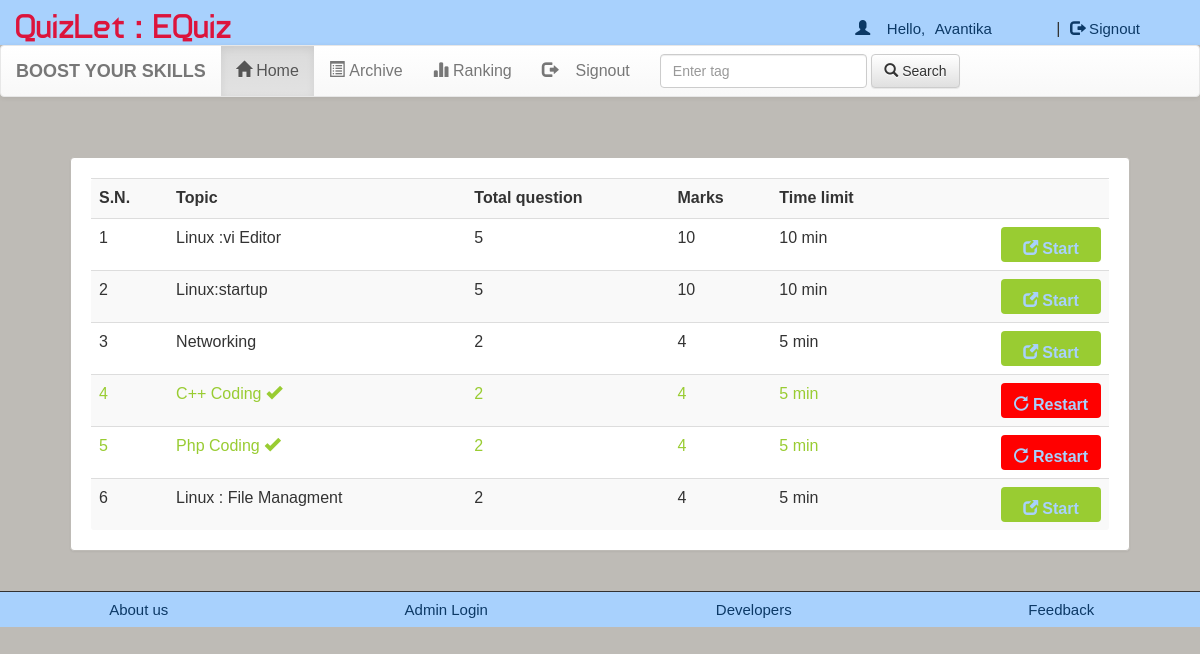
The app's page /account.php?q=1 (signed in) with its own data.
### tables this page shows
CREATE TABLE `quiz` (
  `eid` text NOT NULL,
  `title` varchar(100) NOT NULL,
  `sahi` int(11) NOT NULL,
  `wrong` int(11) NOT NULL,
  `total` int(11) NOT NULL,
  `time` bigint(20) NOT NULL,
  `intro` text NOT NULL,
  `tag` varchar(100) NOT NULL,
  `date` timestamp NOT NULL DEFAULT CURRENT_TIMESTAMP ON UPDATE CURRENT_TIMESTAMP
);

### account.php (the view, shortened to what this page needs)
<!DOCTYPE html
  PUBLIC "-//W3C//DTD XHTML 1.0 Transitional//EN" "http://www.w3.org/TR/xhtml1/DTD/xhtml1-transitional.dtd">
<html xmlns="http://www.w3.org/1999/xhtml">
<head>
  <link rel="stylesheet" href="css/bootstrap.min.css" />
  <link rel="stylesheet" href="css/bootstrap-theme.min.css" />
  <link rel="stylesheet" href="css/main.css">
  <link rel="stylesheet" href="css/font.css">
</head>
<body>
  <div class="header">
    <div class="row">
      <div class="col-lg-6">
        <span class="logo">QuizLet : EQuiz</span>
      </div>
      <div class="col-md-4 col-md-offset-2">
        <?php
        include_once 'dbConnection.php';
        if (!(isset($_SESSION['email']))) {
          header("location:index.php");
        } else {
          $name = $_SESSION['name'];
          $email = $_SESSION['email'];
          echo '<span class="pull-right top title1" ><span class="log1"><span class="glyphicon glyphicon-user" aria-hidden="true"></span>&nbsp;&nbsp;&nbsp;&nbsp;Hello,</span> <a href="account.php?q=1" class="log log1">' . $name . '</a>&nbsp;|&nbsp;<a href="logout.php?q=account.php" class="log"><span class="glyphicon glyphicon-log-out" aria-hidden="true"></span>&nbsp;Signout</button></a></span>';
        } ?>
      </div>
    </div>
  </div>
  <div class="bg">
    <nav class="navbar navbar-default title1">
      <div class="container-fluid">
        <div class="navbar-header">
          <a class="navbar-brand" href="#"><b>BOOST YOUR SKILLS</b></a>
        </div>
        <div class="collapse navbar-collapse" id="bs-example-navbar-collapse-1">
          <ul class="nav navbar-nav">
            <li <?php if (@$_GET['q'] == 1)
              echo 'class="active"'; ?>><a href="account.php?q=1"><span
                  class="glyphicon glyphicon-home" aria-hidden="true"></span>&nbsp;Home</a></li>
            <li <?php if (@$_GET['q'] == 2)
              echo 'class="active"'; ?>><a href="account.php?q=2"><span
                  class="glyphicon glyphicon-list-alt" aria-hidden="true"></span>&nbsp;Archive</a></li>
            <li <?php if (@$_GET['q'] == 3)
              echo 'class="active"'; ?>><a href="account.php?q=3"><span
                  class="glyphicon glyphicon-stats" aria-hidden="true"></span>&nbsp;Ranking</a></li>
            <li class="pull-right"> <a href="logout.php?q=account.php"><span class="glyphicon glyphicon-log-out"
                  aria-hidden="true"></span>&nbsp;&nbsp;&nbsp;&nbsp;Signout</a></li>
          </ul>
          <form class="navbar-form navbar-left" role="search">
            <div class="form-group">
              <input type="text" class="form-control" placeholder="Enter tag ">
            </div>
            <button type="submit" class="btn btn-default"><span class="glyphicon glyphicon-search"
                aria-hidden="true"></span>&nbsp;Search</button>
          </form>
        </div>
      </div>
    </nav>
    <div class="container">
      <div class="row">
        <div class="col-md-12">
          <?php if (@$_GET['q'] == 1) {
            $result = mysqli_query($con, "SELECT * FROM quiz ORDER BY date DESC") or die('Error');
            echo '<div class="panel"><div class="table-responsive"><table class="table table-striped title1">
<tr><td><b>S.N.</b></td><td><b>Topic</b></td><td><b>Total question</b></td><td><b>Marks</b></td><td><b>Time limit</b></td><td></td></tr>';
            $c = 1;
            while ($row = mysqli_fetch_array($result)) {
              $title = $row['title'];
              $total = $row['total'];
              $sahi = $row['sahi'];
              $time = $row['time'];
              $eid = $row['eid'];
              $q12 = mysqli_query($con, "SELECT score FROM history WHERE eid='$eid' AND email='$email'") or die('Error98');
              $rowcount = mysqli_num_rows($q12);
              if ($rowcount == 0) {
                echo '<tr><td>' . $c++ . '</td><td>' . $title . '</td><td>' . $total . '</td><td>' . $sahi * $total . '</td><td>' . $time . '&nbsp;min</td>
	<td><b><a href="account.php?q=quiz&step=2&eid=' . $eid . '&n=1&t=' . $total . '" class="pull-right btn sub1" style="margin:0px;background:#99cc32"><span class="glyphicon glyphicon-new-window" aria-hidden="true"></span>&nbsp;<span class="title1"><b>Start</b></span></a></b></td></tr>';
              } else {
                echo '<tr style="color:#99cc32"><td>' . $c++ . '</td><td>' . $title . '&nbsp;<span title="This quiz is already solve by you" class="glyphicon glyphicon-ok" aria-hidden="true"></span></td><td>' . $total . '</td><td>' . $sahi * $total . '</td><td>' . $time . '&nbsp;min</td>
	<td><b><a href="update.php?q=quizre&step=25&eid=' . $eid . '&n=1&t=' . $total . '" class="pull-right btn sub1" style="margin:0px;background:red"><span class="glyphicon glyphicon-repeat" aria-hidden="true"></span>&nbsp;<span class="title1"><b>Restart</b></span></a></b></td></tr>';
              }
            }
            echo '</table></div></div>';
          } ?>
        </div>
      </div>
    </div>
  </div>
  <div class="row footer">
    <div class="col-md-3 box">
      <a href="./about.php" target="_blank">About us</a>
    </div>
    <div class="col-md-3 box">
      <a href="#" data-toggle="modal" data-target="#login">Admin Login</a>
    </div>
    <div class="col-md-3 box">
      <a href="#" data-toggle="modal" data-target="#developers">Developers</a>
    </div>
    <div class="col-md-3 box">
      <a href="feedback.php" target="_blank">Feedback</a>
    </div>
  </div>
</body>
</html>

### css/main.css (style rules this page uses)
body { overflow-x:hidden; font: 15px "Century Gothic", "Times Roman", sans-serif; background:#bebbb6; background-attachment:fixed; }
.panel { border-color:#bebbb6; margin:40px; padding:20px; font: 15px "Century Gothic", "Times Roman", sans-serif; }
.header { background:#A8D1FD; }
.logo { font-family:'typo'; font-size:35px; color:crimson; margin:15px; }
.title1 { font: 16px "Century Gothic", "Times Roman", sans-serif; }
.sub1 { width:90px; color:#A8D1FD; background:crimson; font-size:15px; height:35px; margin:20px; padding:10px; width:100px; }
.footer { font-size:15px; text-align:center; border-top:1px solid; border-color:#323232; background-color:#A8D1FD; }
.footer a { margin:25px; color:#0c3966; text-decoration:none; font: 15px "Century Gothic", "Times Roman", sans-serif; }
.box { padding:9px; }
.top { margin-top:20px; }
.log1 { font: 15px 'Ubuntu', sans-serif; color:#0c3966; margin-left:10px; }
.log { margin:10px; margin-right:60px; margin-left:5px; color:#0c3966; text-decoration:none; font-size:20px; font-size:15px; }

### records on screen
quiz: title "Linux :vi Editor", total "5", $sahi * $total "10", time "10"
quiz: title "Linux:startup", total "5", $sahi * $total "10", time "10"
quiz: title "Networking", total "2", $sahi * $total "4", time "5"
quiz: title "C++ Coding", total "2", $sahi * $total "4", time "5"
quiz: title "Php Coding", total "2", $sahi * $total "4", time "5"
quiz: title "Linux : File Managment", total "2", $sahi * $total "4", time "5"

### other values on screen
$name "Avantika"
